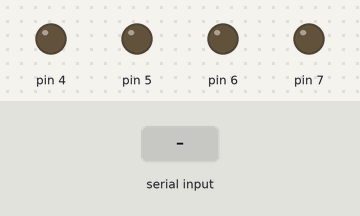
Bench run of a sketch on a simulated Arduino Uno, built with avr-gcc and run on an emulated ATmega328P. On the bench: output pins drawn as LEDs (lit = HIGH). The test bench sets the inputs (shaded band).

Above: at 1.2 s.
1.3 s: "1" received over Serial
At 2.1 s:
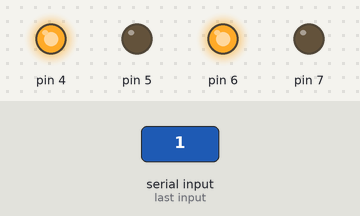
2.9 s: "2" received over Serial
At 3.4 s:
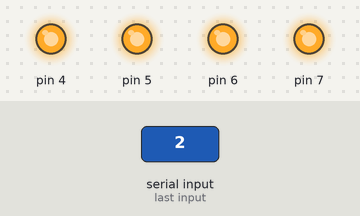
4.5 s: "0" received over Serial
At 5.8 s:
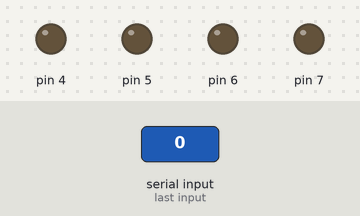
6.1 s: "3" received over Serial
At 6.9 s:
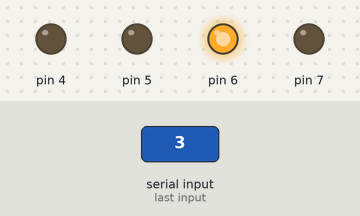
7.6 s: "2" received over Serial
At 8.1 s:
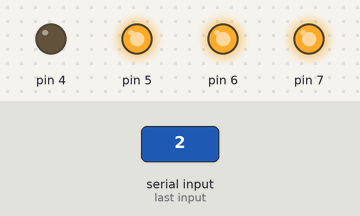
9.1 s: "4" received over Serial
At 10.4 s:
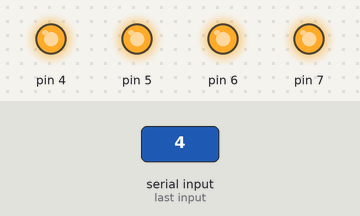
Timing chart, 0 to 11.6 s (numbered marks = the images above; inputs shaded):
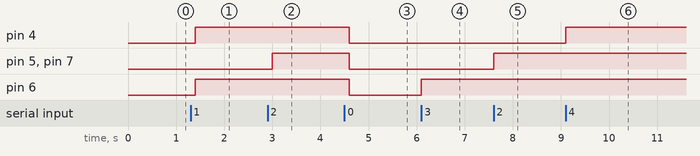

The sketch:

keyboard_test.ino
```cpp
#include <SoftwareSerial.h>
char t;

// 輪胎
// 4 左輪往前
// 5 左輪往後
// 6 右輪往前
// 7 右輪往後

void setup() {
  Serial.begin(9600);
  pinMode(4, OUTPUT);
  pinMode(5, OUTPUT);
  pinMode(6, OUTPUT);
  pinMode(7, OUTPUT);
}

void loop() {
  t = Serial.read();

  if (t == '1') {  // Forward
    digitalWrite(4, HIGH);
    digitalWrite(6, HIGH);
  }

  else if (t == '2') {  // Backward
    digitalWrite(5, HIGH);
    digitalWrite(7, HIGH);
  }

  else if (t == '3') {  // Turn left
    digitalWrite(6, HIGH);
  }

  else if (t == '4') {  // Turn right
    digitalWrite(4, HIGH);
  }

  else if (t == '0') { // Stop
    digitalWrite(4, LOW);
    digitalWrite(5, LOW);
    digitalWrite(6, LOW);
    digitalWrite(7, LOW);
  }

  delay(100);

}
```

Measured:
- after the input at 1.3 s, pin 4, pin 6: LOW → HIGH after 0.10 s
- after the input at 2.9 s, pin 5, pin 7: LOW → HIGH after 0.10 s
- after the input at 4.5 s, pin 4–7: HIGH → LOW after 0.10 s
- after the input at 6.1 s, pin 6: LOW → HIGH at once
- after the input at 7.6 s, pin 5, pin 7: LOW → HIGH at once
- after the input at 9.1 s, pin 4: LOW → HIGH at once
